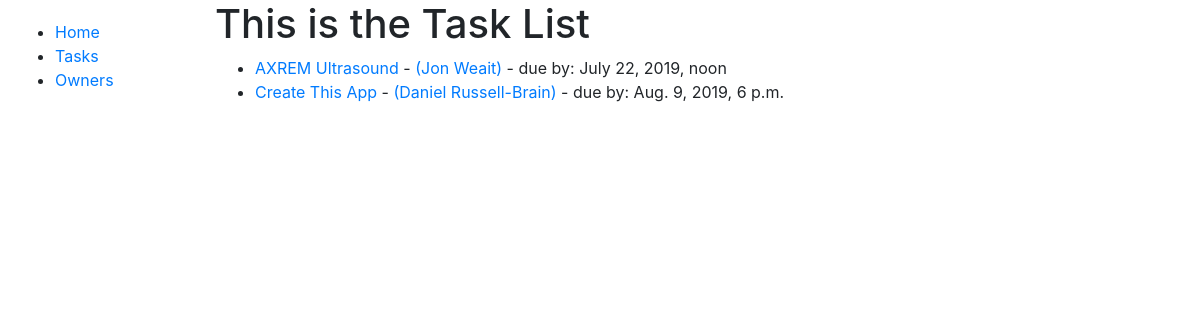
The page /tasks/tasks/ on the database as committed earlier.
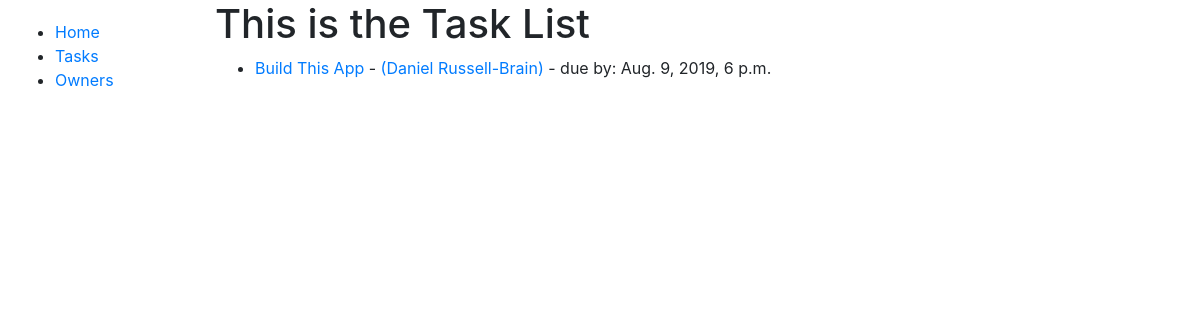
The same page on the database as committed later.
### tasks/models.py (models this page shows, shortened)
class AbstractTask(models.Model):
    title = models.CharField(max_length=150, help_text='Task Name')
    owner = models.ForeignKey('Owner', null=False, blank=False, on_delete=models.CASCADE)
    description = models.TextField(blank=True, null=True)
    duration_days = models.IntegerField(default=0, null=True, blank=True)
    duration_hours = models.IntegerField(default=0, null=True, blank=True)
    duration_minutes = models.IntegerField(default=0, null=True, blank=True)
    due_date = models.DateTimeField(blank=False, null=False)
    started = models.BooleanField(default=False)
    finished = models.BooleanField(default=False)
    class Meta:
        ordering = ['due_date']
        abstract = True

class Task(AbstractTask):
    stakeholders = models.ManyToManyField('Stakeholder', blank=True)
    def get_absolute_url(self):
        return reverse('tasks:task-detail', kwargs={'pk': self.pk})

class Owner(models.Model):
    person = models.ForeignKey(Person, on_delete=models.CASCADE)
    def name(self):
        return f'{self.person.first} {self.person.last}'
    def __str__(self):
        return self.name()

class Person(models.Model):
    first = models.CharField(max_length=100)
    last = models.CharField(max_length=100)
    department = models.ForeignKey('Department', null=True, blank=False, on_delete=models.SET_NULL)
    def get_absolute_url(self):
        return reverse('tasks:person-detail', kwargs={'pk': self.pk})

### tasks/views.py (the view)
# urls.py: path('tasks/', TaskListView.as_view(), name='task-list'),
class TaskListView(ListView):
    model = Task

### tasks/templates/tasks/task_list.html
{% extends 'base.html' %}
{% block content %}
<h1>This is the Task List</h1>
<ul>
    {% for task in task_list %}
    <li><a href="{{ task.get_absolute_url }}">{{ task.title }}</a> - <a href="{{ task.owner.person.get_absolute_url }}">({{ task.owner }})</a> - due by: {{ task.due_date }}</li>
    {% endfor %}
</ul>
{% endblock %}

Rows that differ between the two databases and show on the page:
removed Task: title "AXREM Ultrasound", owner "Jon Weait", due_date "July 22, 2019, noon"
removed Task: title "Create This App", owner "Daniel Russell-Brain", due_date "Aug. 9, 2019, 6 p.m."
added Task: title "Build This App", owner "Daniel Russell-Brain", due_date "Aug. 9, 2019, 6 p.m."
